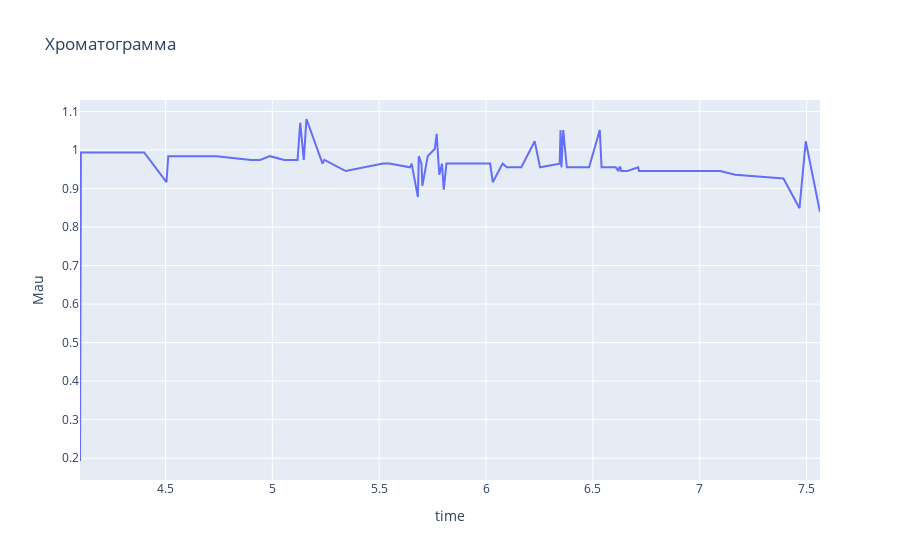

The notebook cell this image was saved under:
### Code cell
fon_val = 256
fon = (fon_val,fon_val,fon_val)
line_val = 30
line = (line_val,line_val,line_val)
grid_val = 256
grid = (grid_val,grid_val,grid_val)

df = pd.DataFrame(process_graph('graph1.jpg', 4.1, 7.6, 0, 1.9, line, fon, grid),columns=['time','Mau'])

df.shape

import plotly.express as px

fig = px.line(df, x="time", y="Mau", title='Хроматограмма')
fig.show()
